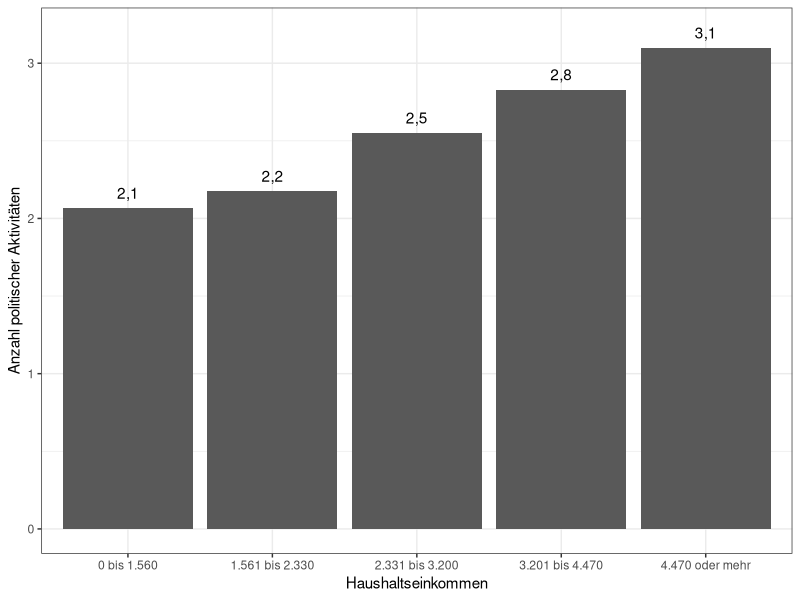
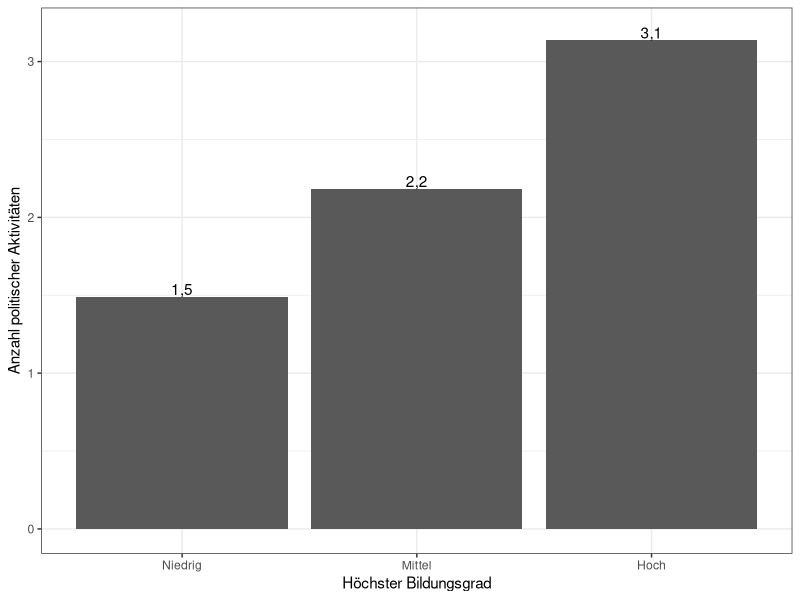
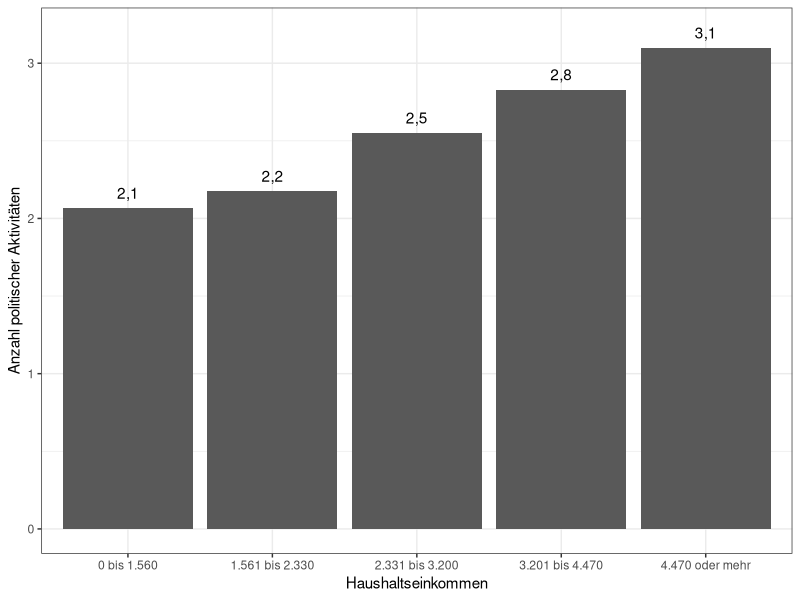
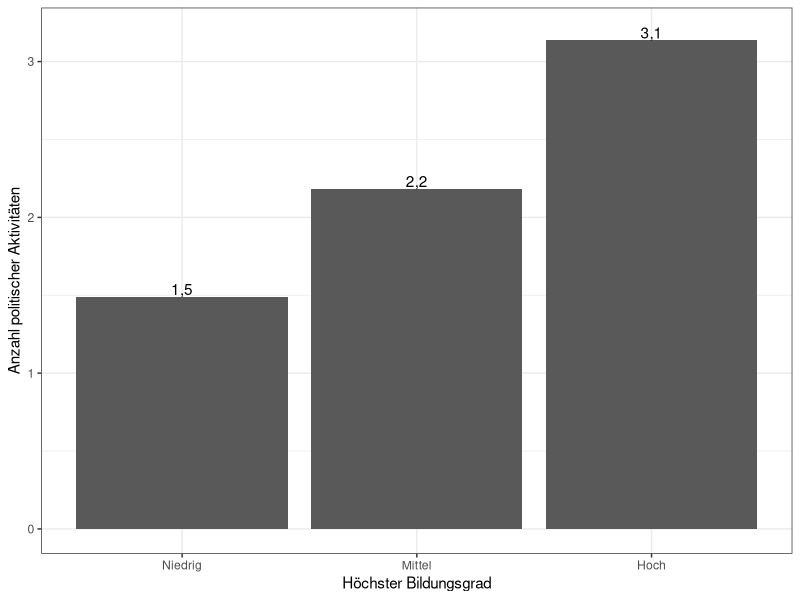

These figures' R source, in order:
library(dplyr)
library(ggplot2)
library(haven)

# Load functions ---------------------------------------------------------------

recode_polpart <- function(var){
  newvar <- as.numeric(NA)
  newvar[var == 1] <- 1
  newvar[var == 2] <- 0
  newvar
}

# Load data --------------------------------------------------------------------

ess_raw <- read_dta("data_raw/ESS9DE.dta", 
                    encoding = "latin1")

# Political participation battery in the ESS -----------------------------------
# vote     Voted last national election
# contplt  Contacted politician or government official last 12 months
# wrkprty  Worked in political party or action group last 12 months
# wrkorg   Worked in another organisation or association last 12 months
# badge    Worn or displayed campaign badge/sticker last 12 months
# sgnptit  Signed petition last 12 months
# pbldmn   Taken part in lawful public demonstration last 12 months
# bctprd   Boycotted certain products last 12 months
# pstplonl Posted or shared anything about politics online last 12 months

# Other variables --------------------------------------------------------------
# gndr     Gender
# agea     Age of respondent, calculated
# netustm  Internet use, how much time on typical day, in minutes
# hinctnta Household's total net income, all sources

# Coding of 'region' -----------------------------------------------------------
# DE1	Baden-Württemberg
# DE2	Bayern
# DE3	Berlin
# DE4	Brandenburg
# DE5	Bremen
# DE6	Hamburg
# DE7	Hessen
# DE8	Mecklenburg-Vorpommern
# DE9	Niedersachsen
# DEA	Nordrhein-Westfalen
# DEB	Rheinland-Pfalz
# DEC	Saarland
# DED	Sachsen
# DEE	Sachsen-Anhalt
# DEF	Schleswig-Holstein
# DEG	Thüringen

ess <- ess_raw %>%
  mutate(
    across(.cols = c(contplt,
                     wrkprty,
                     wrkorg,
                     badge,
                     sgnptit,
                     pbldmn,
                     bctprd,
                     pstplonl),
           .fns = recode_polpart)
  ) %>%
  mutate(vote = case_when(vote == 1 ~ 1,
                          vote == 2 ~ 0),
         pp_index = contplt +
           wrkprty +
           wrkorg +
           badge +
           sgnptit + 
           pbldmn +
           bctprd +
           pstplonl +
           vote, 
         gndr = case_when(gndr == 1 ~ "Männlich",
                          gndr == 2 ~ "Weiblich"),
         gndr = factor(gndr, levels = c("Männlich", "Weiblich")),
         agea = as.numeric(agea),
         region_de = if_else(
           region %in% c("DE3", "DE4", "DE8", "DED", "DEE", "DEG"), 
           "Ost", 
           "West"),
         region_de = factor(region_de, levels = c("West", "Ost")),
         hinctnta = case_when(hinctnta %in% 1:2 ~ "0 bis 1.560",
                              hinctnta %in% 3:4 ~ "1.561 bis 2.330",
                              hinctnta %in% 5:6 ~ "2.331 bis 3.200",
                              hinctnta %in% 7:8 ~ "3.201 bis 4.470",
                              hinctnta %in% 9:10 ~ "4.470 oder mehr"),
         hinctnta = as.factor(hinctnta),
         edu = case_when(eisced %in% c(1:2) ~ "Niedrig", 
                         eisced %in% c(3:4) ~ "Mittel",
                         eisced %in% c(5:7) ~ "Hoch"),
         edu = factor(edu, levels = c("Niedrig", "Mittel", "Hoch"))
  ) %>%
  rename(gender = gndr, 
         age = agea,
         income = hinctnta) %>%
  select(
    pp_index,
    gender,
    age,
    income,
    edu,
    region_de
  )


# Add labels --------------------------------------------------------------

attr(ess$pp_index, "label") <- "Partizipationsindex"
attr(ess$gender, "label") <- "Gender"
attr(ess$age, "label") <- "Alter"
attr(ess$income, "label") <- "Haushaltseinkommen"
attr(ess$edu, "label") <- "Höchster Bildungsgrad"
attr(ess$region_de, "label") <- "West-/Ostdeutschland"


# Grafiken  ---------------------------------------------------------------

data_plot_income <- ess |> 
  filter(!is.na(income) & !is.na(pp_index)) |> 
  group_by(income) |> 
  summarize(pp_index_mean = mean(pp_index)) |> 
  mutate(pp_index_mean_lbl = sprintf(pp_index_mean, fmt = "%.1f"),
         pp_index_mean_lbl = gsub(pattern = "\\.", 
                                  replacement = ",", 
                                  x = pp_index_mean_lbl)) # Fix decimal comma
data_plot_edu <- ess |> 
  filter(!is.na(edu) & !is.na(pp_index)) |> 
  group_by(edu) |> 
  summarize(pp_index_mean = mean(pp_index)) |> 
  mutate(pp_index_mean_lbl = sprintf(pp_index_mean, fmt = "%.1f"),
         pp_index_mean_lbl = gsub(pattern = "\\.", 
                                  replacement = ",", 
                                  x = pp_index_mean_lbl)) # Fix decimal comma

data_plot_income |> 
  ggplot(aes(x = income, y = pp_index_mean, label = pp_index_mean_lbl)) +
  geom_col() + 
  geom_text(nudge_y = 0.1) + 
  labs(x = "Haushaltseinkommen",
       y = "Anzahl politischer Aktivitäten") +
  theme_bw() 

ggsave("figures/2022-11-24_income.png")

data_plot_edu |> 
  ggplot(aes(x = edu, y = pp_index_mean, label = pp_index_mean_lbl)) +
  geom_col() +
  geom_text(nudge_y = 0.05) +
  labs(x = "Höchster Bildungsgrad",
       y = "Anzahl politischer Aktivitäten") +
  theme_bw()

ggsave("figures/2022-11-24_edu.png")
